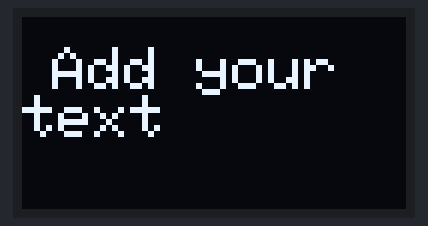
Bench run of a sketch on a simulated Arduino Uno, built with avr-gcc and run on an emulated ATmega328P. Parts: 128×64 one-colour display.

Above: at 0.1 s.

The sketch:

text.ino
```cpp
#include <Wire.h>
#include <Adafruit_GFX.h>
#include <Adafruit_SSD1306.h>

#define SCREEN_WIDTH 128
#define SCREEN_HEIGHT 64

Adafruit_SSD1306 display(SCREEN_WIDTH, SCREEN_HEIGHT, &Wire, -1);


void setup() {
  // 0x3C is default i2c adress in some cases MAY be different
  display.begin(SSD1306_SWITCHCAPVCC, 0x3C);
  display.clearDisplay();
  display.setTextSize(2);
  display.setTextColor(WHITE);
  display.setCursor(10, 10);
  display.println("Add your text");
  display.display();
}

void loop() {
}


//You can add: display.drawBitmap(0, 0, oled_image, SCREEN_WIDTH, SCREEN_HEIGHT, WHITE) to add images
//Wiring: GND - GND, VCC - VCC, SDA - A4, SCK - A5
//In loop you may add display.scrollRight(0, 7) to scroll right for 7 seconds
```
